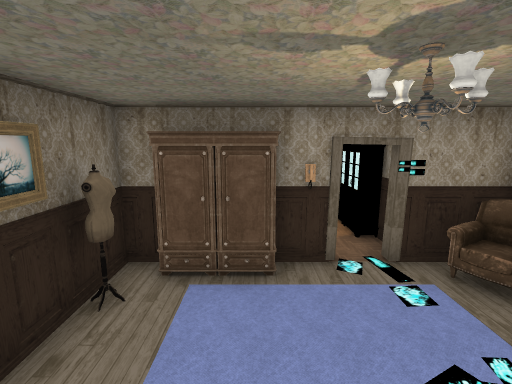
View 1 (above)

12 first-person views from a walk through a scene from a Unity 3-D project. The camera is 1.3 m above the floor, tilts 10° down and sees 85° across. The floor is counted in squares, 1 m on a side. Each view is taken from the middle of a square. On the plan, view 1 faces up. The plan holds only what a view shows up to about 13 squares ahead; the rest is blank. The place goes on beyond the plan. The player is left out. Door leaves are left out, so doorways stand open. Some surface patterns are stand-ins.

View 2
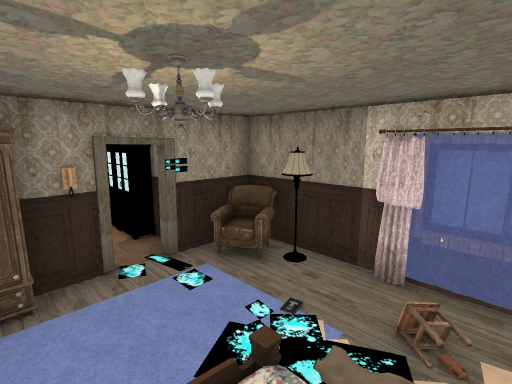

View 3
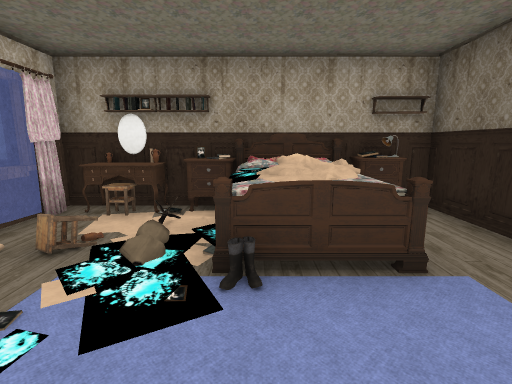

View 4
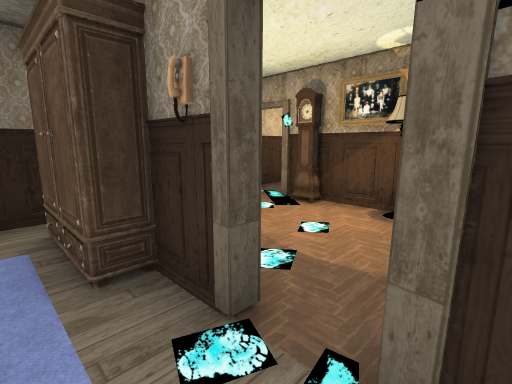

View 5
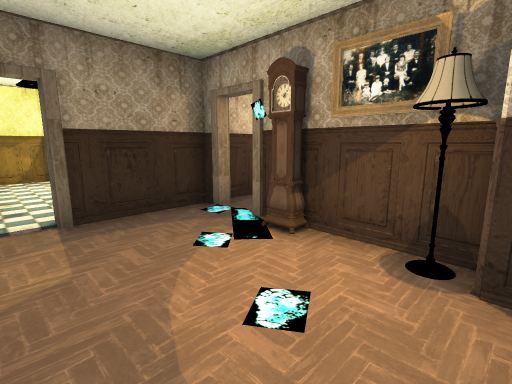

View 6
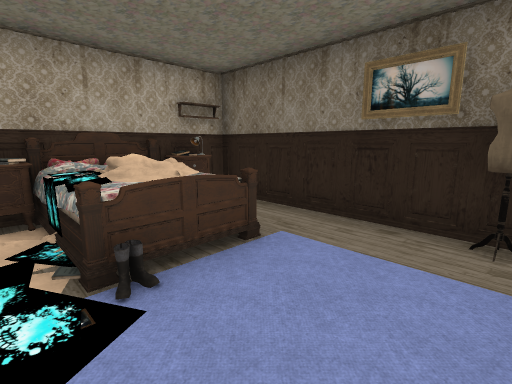

View 7
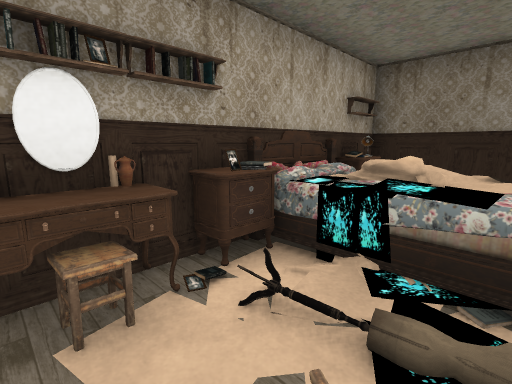

View 8
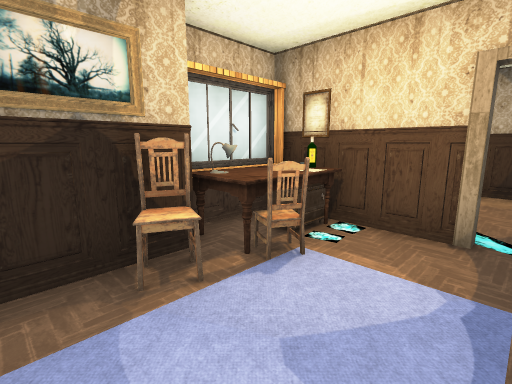

View 9
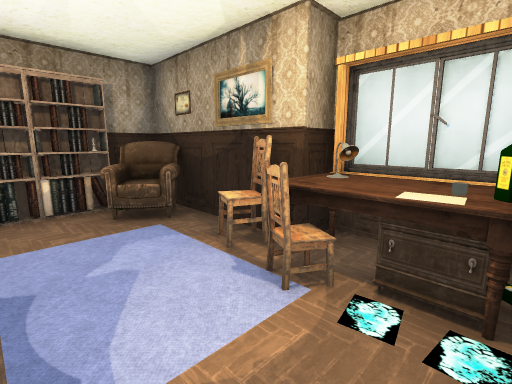

View 10
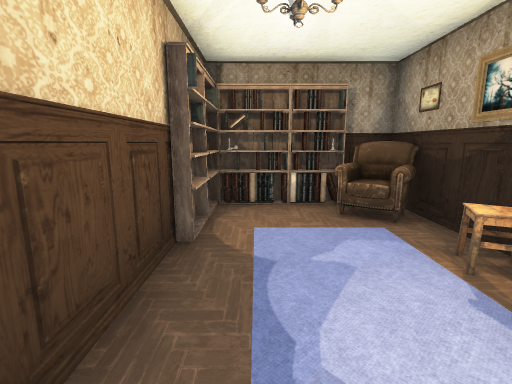

View 11
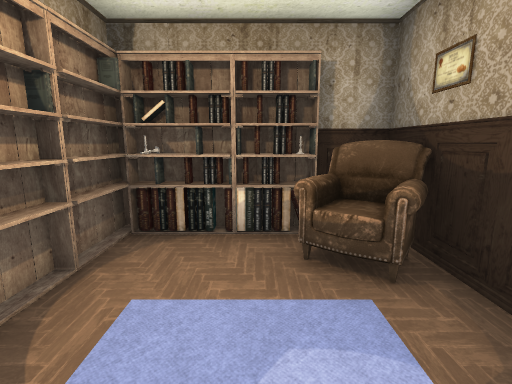

View 12
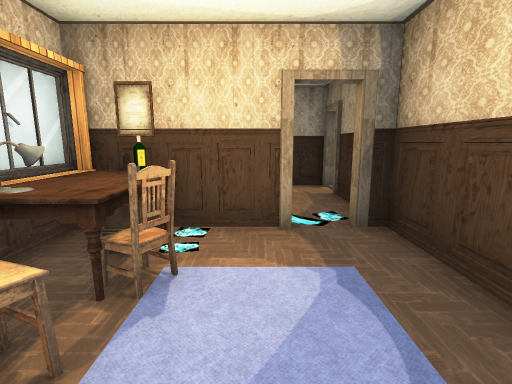

### Floor plan
Key: @ floor where view 1 was taken; # wall or solid block; . floor; / step, stairs or slope; W wardrobe; A armchair; C carpet; L lamp; B bed; K clock; H chair; T table; O other object.
Columns run from 3 left of view 1 to 5 right of it. Each row starts with its distance up from view 1.
 16 OOOO#
 15 OO.A#
 14 O...#
 13  . HO
 12  ..HL#
 11  ..TT#
 10 #.####
  9 #.K.L#
  8  .....
  7 #.....
  6 #.....#
  5 ##WWO.#A#
  4 #O.....A#
  3 #..  ..L#
  2 #.. C/..#
  1 #.C//O..#
  0  ./@B...#
 -1 #.#BBOO##
 -2 ######OO#

Where each view was taken, in squares from view 1:
view 1: 0 up, 0 right, facing up
view 2: 0 up, 0 right, facing up-right
view 3: 4 up, 1 right, facing down
view 4: 4 up, 3 right, facing up-left
view 5: 6 up, 2 right, facing up-left
view 6: 4 up, 2 right, facing down-left
view 7: 1 up, 4 right, facing down-left
view 8: 14 up, 2 left, facing down-right
view 9: 10 up, 2 left, facing up-right
view 10: 10 up, 2 left, facing up
view 11: 12 up, 1 left, facing up
view 12: 14 up, 1 left, facing down
